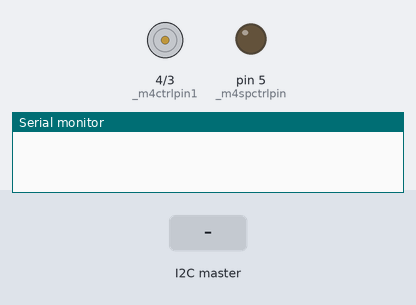
Simulated run of this sketch. Board: Arduino Uno, built with avr-gcc and run on an emulated ATmega328P. Parts: motor-driver pin pairs drawn as motors (green arrow = first pin HIGH = forward, orange = second pin HIGH = backward, longer = more drive), output pins drawn as LEDs (lit = HIGH), the last lines printed to the serial monitor. The test bench sets the inputs (shaded band).

Above: at 1.2 s.
1.3 s: the I2C master sends the byte 1
At 2.4 s:
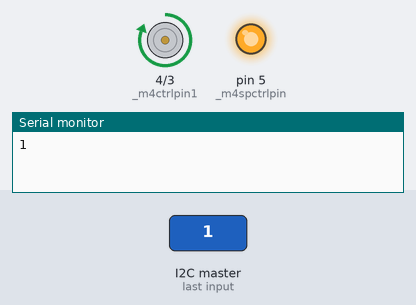
Timing chart, 0 to 4.3 s (numbered marks = the images above; inputs shaded):
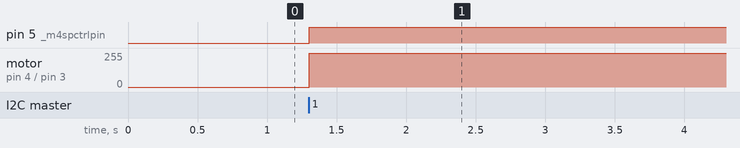

Measured:
- after the input at 1.3 s, pin 5 (_m4spctrlpin): LOW → HIGH at once; motor on pin 4 (_m4ctrlpin1) / pin 3 (_m4ctrlpin2): stopped → forward 255/255 at once

The sketch:

Arduino_receive.ino
```cpp
//include the wire library to communication between two arduino boards
#include <Wire.h>

//M4 motor pin define
int _m4ctrlpin1 = 4;
int _m4ctrlpin2 = 3;
int _m4spctrlpin = 5; // speed control pin of the motor
int _m4ctrlspeed = 255; // speed of the motor M1(0-255)

//meaning of received data to the board
enum Messages{
  ONM4MOTOR,
  OFFM4MOTOR,//stamping part roller motor
  ONM5MOTOR,//step motor
};

void setup() {
  // put your setup code here, to run once:

  // make serial communication between serial monitor
  Serial.begin(9600);

  // initialize the pins of motors
  //M1 motor
  pinMode(_m4ctrlpin1,OUTPUT);
  pinMode(_m4ctrlpin2,OUTPUT);
  pinMode(_m4spctrlpin,OUTPUT);

  Wire.begin(9);
  // Attach a function to trigger when something is received.
  Wire.onReceive(receiveEvent);

}

void receiveEvent(int bytes) {
  int _receivedmessage = Wire.read();    // read one character from the I2C
  Serial.println(_receivedmessage);
  delay(100);
  // send to on the M4 motor
  if(_receivedmessage==ONM4MOTOR){

    //power on the M4 motor
    digitalWrite(_m4ctrlpin1,HIGH);
    digitalWrite(_m4ctrlpin2,LOW);
    analogWrite(_m4spctrlpin,_m4ctrlspeed);
  }

  // send to off the M4 motor
  if(_receivedmessage==OFFM4MOTOR){

    //power on the M4 motor
    digitalWrite(_m4ctrlpin1,HIGH);
    digitalWrite(_m4ctrlpin2,LOW);
    analogWrite(_m4spctrlpin,_m4ctrlspeed);
  }

  //send to on the step motor
  if(_receivedmessage==ONM5MOTOR){

    //power on the step motor in one revolution
  }
}


void loop() {
  // put your main code here, to run repeatedly:

}
```
